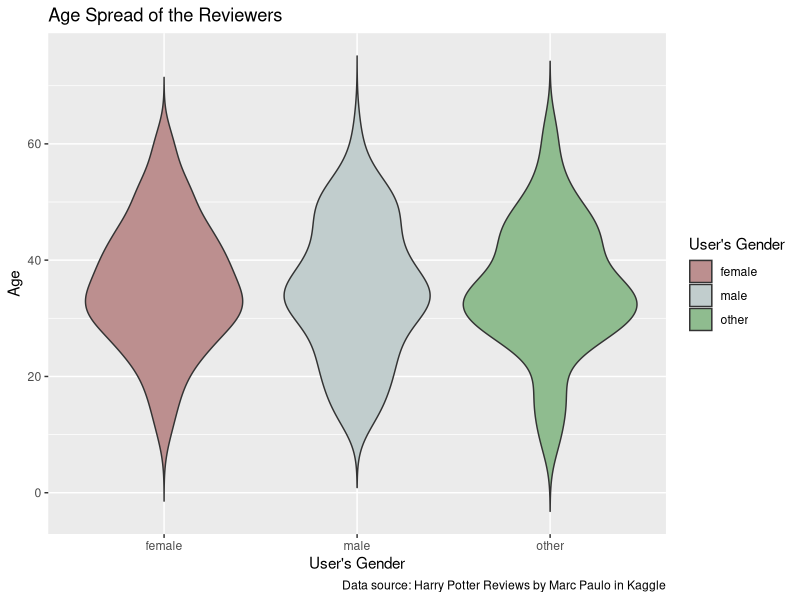
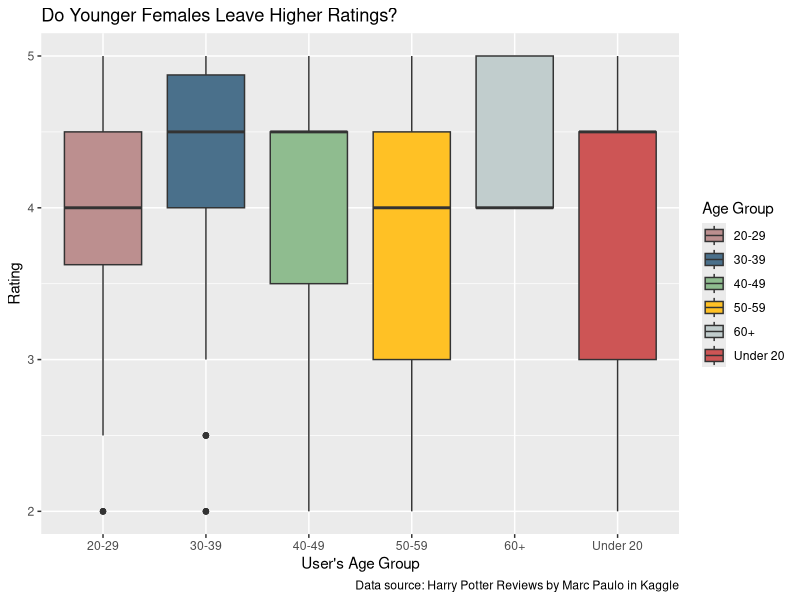

Write R code to recreate these figures, in order.
## ---- chunk 1
library(tidyverse)
library(ggthemes)
## ---- chunk 2
harry_potter_reviews <- read_csv("Data/harry_potter_reviews.csv")
harry_potter_reviews_cleaned <- harry_potter_reviews |> 
  rename(user_gender = user_sex)
## ---- chunk 3
harry_potter_reviews_cleaned
## ---- chunk 4
#Violin Plot
ggplot(harry_potter_reviews_cleaned, aes(x = user_gender, y = user_age, fill = user_gender)) +
  geom_violin(trim = FALSE) +
  scale_fill_manual(values = c("rosybrown", "azure3", "darkseagreen")
  ) +
   labs(
    title = "Age Spread of the Reviewers",
    caption = "Data source: Harry Potter Reviews by Marc Paulo in Kaggle",
   x = "User's Gender",
   y = "Age",
   fill = "User's Gender"
  )
## ---- chunk 5
female_rating <- harry_potter_reviews_cleaned |>
  filter(user_gender == "female") |>
  mutate(
    age_group = case_when(
      user_age < 20 ~ "Under 20",
      user_age < 30 ~ "20-29",
      user_age < 40 ~ "30-39",
      user_age < 50 ~ "40-49",
      user_age < 60 ~ "50-59",
      TRUE ~ "60+"
      )
  )
## ---- chunk 6
#Boxplot
ggplot(female_rating, aes(x = age_group, y = rating, fill = age_group)) +
  geom_boxplot() +
  scale_fill_manual(values = c("rosybrown", "skyblue4", "darkseagreen", "goldenrod1", "azure3", "indianred3")) +
  labs(
    title = "Do Younger Females Leave Higher Ratings?",
    caption = "Data source: Harry Potter Reviews by Marc Paulo in Kaggle",
    x = "User's Age Group",
    y = "Rating",
    fill = "Age Group"
  )
